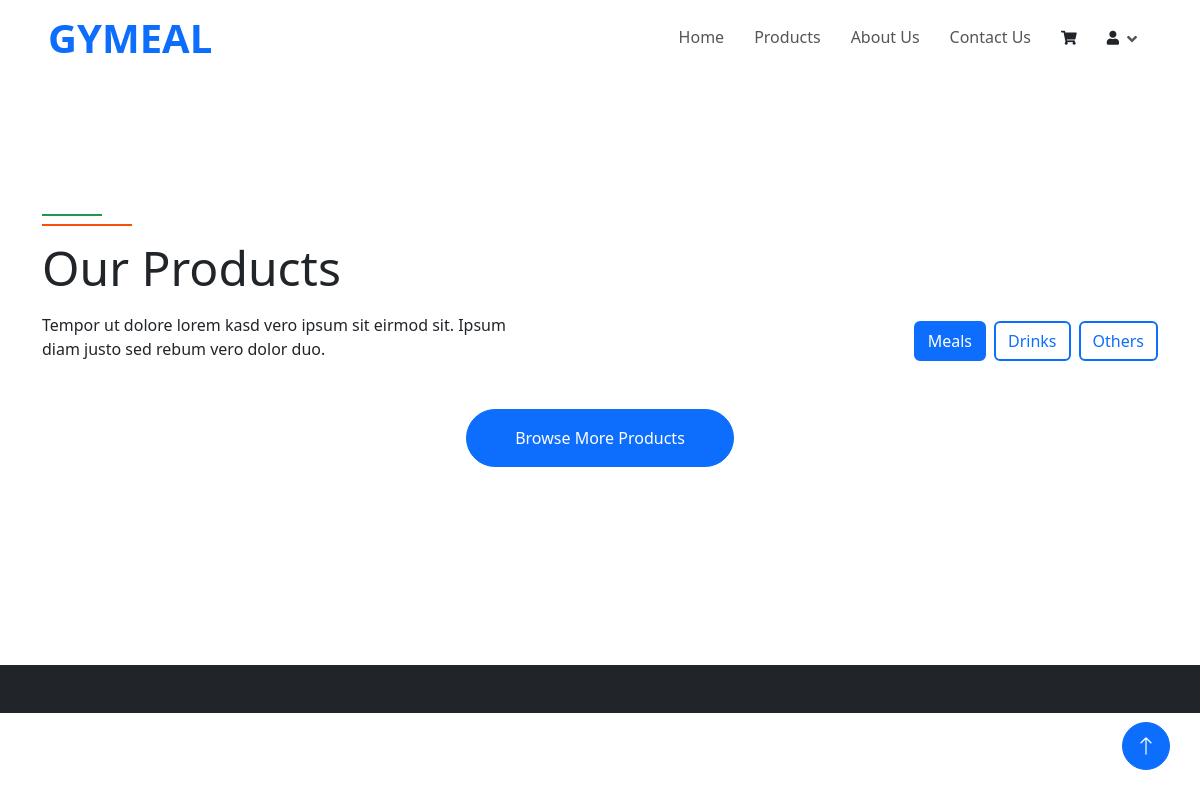
The page /products on the database as committed earlier.
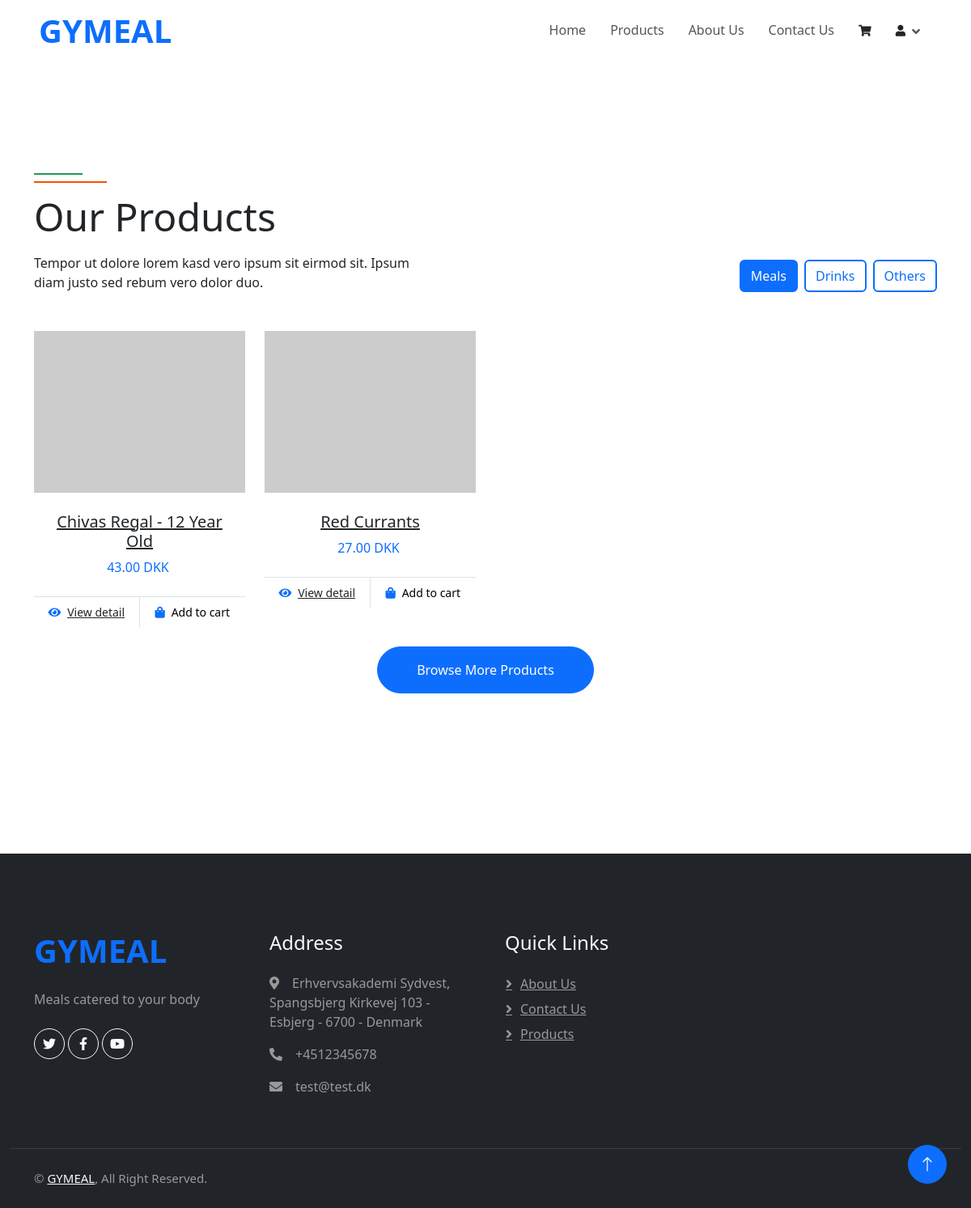
The same page on the database as committed later.
### tables this page shows
CREATE TABLE IF NOT EXISTS `product` (
  `productId` int NOT NULL AUTO_INCREMENT,
  `title` varchar(100) NOT NULL,
  `code` varchar(25) NOT NULL,
  `quantity` int NOT NULL,
  `desc` TEXT NOT NULL,
  `image` varchar(255) NOT NULL,
  `price` decimal(10,2) NOT NULL,
  `productFilterId` int NOT NULL,
  PRIMARY KEY (`productId`),
  FOREIGN KEY (`productFilterId`) REFERENCES `productfilter`(`productFilterId`),
  UNIQUE KEY `product_code` (`code`)
);

CREATE TABLE IF NOT EXISTS `company` (
  `companyId` int NOT NULL AUTO_INCREMENT,
  `name` varchar(25) NOT NULL,
  `email` varchar(50) NOT NULL,
  `phone` varchar(25) NOT NULL,
  `desc` TEXT NOT NULL,
  `image` varchar(255) NOT NULL,
  `addressId` int NOT NULL,
  PRIMARY KEY (`companyId`),
  FOREIGN KEY (`addressId`) REFERENCES `address`(`addressId`)
);

CREATE TABLE IF NOT EXISTS `address` (
  `addressId` int NOT NULL AUTO_INCREMENT,
  `street` varchar(50) NOT NULL,
  `city` varchar(25) NOT NULL,
  `postalCode` int NOT NULL,
  `countryId` int NOT NULL,
  PRIMARY KEY (`addressId`),
  FOREIGN KEY (`countryId`) REFERENCES `country`(`countryId`)
);

CREATE TABLE IF NOT EXISTS `country` (
  `countryId` int NOT NULL AUTO_INCREMENT,
  `country` varchar(25) NOT NULL,
  PRIMARY KEY (`countryId`)
);

### router.php (called while the page is built, shortened)
<?php
class Router
{
	function any($route, $path_to_include){ $this->route($route, $path_to_include); }
	function route($route, $path_to_include)
	{
		$callback = $path_to_include;
		if( !is_callable($callback) ){
		  if(!strpos($path_to_include, '.php')){
			$path_to_include.='.php';
		  }
		}
		$request_url = filter_var($_SERVER['REQUEST_URI'], FILTER_SANITIZE_URL);
		$request_url = rtrim($request_url, '/');
		$request_url = strtok($request_url, '?');
		$route_parts = explode('/', $route);
		$request_url_parts = explode('/', $request_url);
		array_shift($route_parts);
		array_shift($request_url_parts);
		$parameters = [];
		for( $__i__ = 0; $__i__ < count($route_parts); $__i__++ ){
		  $route_part = $route_parts[$__i__];
		  if( preg_match("/^[$]/", $route_part) ){
			$route_part = ltrim($route_part, '$');
			array_push($parameters, $request_url_parts[$__i__]);
			$$route_part=$request_url_parts[$__i__];
		  }
		  else if( $route_parts[$__i__] != $request_url_parts[$__i__] ){
			return;
		  }
		}
		include_once __DIR__."/$path_to_include";
		exit();
	}
}

### index.php (called while the page is built, shortened)
<?php
include 'router.php';
$router = new Router();
$router->any('/', 'views/index');
$router->any('/home', 'views/index');
$router->any('/about', 'views/about');
$router->any('/contactus', 'views/contactus');
$router->any('/products', 'views/products');

### cms/utils/util.php (called while the page is built, shortened)
<?php
class Util
{
    public static function Header(): void
    {
        include(SITE_ROOT.'/views/includes/header.inc.php');
    }
    public static function Navbar(): void
    {
        include(SITE_ROOT.'/views/includes/navbar.inc.php');
    }
    public static function Footer(): void
    {
        include(SITE_ROOT.'/views/includes/footer.inc.php');
    }
}

### cms/controllers/products.php (called while the page is built, shortened)
<?php
require_once __DIR__.'/../models/product.php';
class Products
{
    public function ProductMealFilter()
    {
        $Product = new ProductModel();
        return $Product->ProductMealFilter();
    }
}

### cms/core/database.php (called while the page is built, shortened)
<?php
class Database
{
    protected mixed $statement;
    private string $dbHost = "localhost";
    private string $dbUser = "root";
    private string $dbPass = "";
    private string $dbName = "cms-new";
    protected function connect()
    {
        try {
            $dsn = 'mysql:host='.$this->dbHost.';dbname='.$this->dbName;
            $this->pdo = new PDO($dsn, $this->dbUser, $this->dbPass, [PDO::MYSQL_ATTR_INIT_COMMAND =>"SET NAMES utf8;SET time_zone = 'Europe/Copenhagen'"]);
            $this->pdo->setAttribute(PDO::ATTR_DEFAULT_FETCH_MODE, PDO::FETCH_OBJ);
            return $this->pdo;
        } catch (PDOException $e) {
            print ("Error!: ".$e->getMessage()."<br/>");
            die();
        } finally {
        }
    }
    protected function prepare($sql)
    {
        $this->statement = $this->connect()->prepare($sql);
    }
    protected function fetchAll()
    {
        try {
            return $this->statement->fetchAll();
        } catch (Throwable $error) {
            print_r("Error: " . $error->getMessage());
        } finally {
            $this->pdo = NULL;
        }
    }
}

### cms/models/product.php (called while the page is built, shortened)
<?php
require_once __DIR__.'/../core/database.php';
class ProductModel extends Database
{
    public function ProductArray()
    {
        $this->statement->execute();
        return $this->fetchAll();
    }
    public function ProductMealFilter()
    {
        $this->prepare(FILTERMEALS);
        $this->statement->execute();
        return $this->fetchAll();
    }
    public function ProductDrinkFilter()
    {
        $this->statement->execute();
        return $this->fetchAll();
    }
}

### cms/controllers/company.php (called while the page is built, shortened)
<?php
require_once __DIR__.'/../models/companydata.php';
class Company
{
    public function GetCompanyArray()
    {
        $Company = new CompanyModel();
        return $Company->CompanyDataArray();
    }
}

### cms/models/companydata.php (called while the page is built, shortened)
<?php
require_once __DIR__.'/../core/database.php';
class CompanyModel extends Database
{
    public function CompanyDataArray()
    {
        $this->prepare(COMPANYDATA);
        $this->statement->execute();
        return $this->fetchAll();
    }
}

### views/products.php (the view, shortened to what the rows shown need)
<?php
require_once './cms/controllers/company.php';
require_once './cms/controllers/products.php';
$product = new Products;
$mealFilter = $product->ProductMealFilter();
?>
<main class="testcontainer">
    <div class="container-xxl py-5">
        <div class="container">
            <div class="row g-0 gx-5 align-items-end">
                <div class="col-lg-6">
                    <div class="section-header text-start mb-5 wow fadeInUp" data-wow-delay="0.1s"
                        style="max-width: 500px;">
                        <h1 class="display-5 mb-3">Our Products</h1>
                    </div>
                </div>
            </div>
            <div class="tab-content">
                <div id="tab-1" class="tab-pane fade show p-0 active">
                    <div class="row g-4">
                        <?php foreach ($mealFilter as $row) : ?>
                        <div class="col-xl-3 col-lg-4 col-md-6 wow fadeInUp" data-wow-delay="0.1s">
                            <form method="POST">
                                <div class="product-item">
                                    <div class="position-relative bg-light overflow-hidden">
                                        <img class="img-wrapper" src="<?= $row->image; ?>" alt="">
                                    </div>
                                    <div class="text-center p-4">
                                        <a class="d-block h5 mb-2"
                                            href="<?= (SITE_URL); ?>/productview/<?= $row->productId; ?>"><?= $row->title; ?></a>
                                        <span class="text-primary me-1"><?= $row->price; ?> DKK</span>
                                    </div>
                                    <div class="d-flex border-top">
                                        <small class="w-50 text-center border-end py-2">
                                            <a class="text-body"
                                                href="<?= (SITE_URL); ?>/productview/<?= $row->productId; ?>"><i
                                                    class="fa fa-eye text-primary me-2"></i>View
                                                detail</a>
                                        </small>
                                        <small class="w-50 text-center py-2">
                                            <div class="form-group">
                                                <div class="text-body">
                                                    <button class="textbutton" name="add" type="add" value="add"><i
                                                            class="fa fa-shopping-bag text-primary me-2"></i>Add to cart
                                                    </button>
                                                </div>
                                            </div>
                                        </small>
                                    </div>
                                </div>
                            </form>
                        </div>
                        <?php endforeach; ?>
                    </div>
                </div>
            </div>
        </div>
    </div>
</main>
<?php Util::Footer(); ?>

### views/includes/footer.inc.php (shortened to what the rows shown need)
<?php
$companyData = new Company;
?>
<div class="container-fluid bg-dark footer mt-5 pt-5">
    <?php foreach ($companyData->GetCompanyArray() as $row) : ?>
    <div class="container py-5">
        <div class="row g-5">
            <div class="col-lg-3 col-md-6">
                <h1 class="fw-bold text-primary mb-4"><?= $row->name; ?></h1>
                <p><?= substr($row->desc, 0, 35); ?></p>
                <div class="d-flex pt-2">
                    <a class="btn btn-square btn-outline-light rounded-circle me-1" href=""><i
                            class="fab fa-twitter"></i></a>
                    <a class="btn btn-square btn-outline-light rounded-circle me-1" href=""><i
                            class="fab fa-facebook-f"></i></a>
                    <a class="btn btn-square btn-outline-light rounded-circle me-1" href=""><i
                            class="fab fa-youtube"></i></a>
                </div>
            </div>
            <div class="col-lg-3 col-md-6">
                <h4 class="text-light mb-4">Address</h4>
                <p><i class="fa fa-map-marker-alt me-3"></i><?= $row->street; ?> -
                    <?= $row->city; ?> -
                    <?= $row->postalCode; ?> -
                    <?= $row->country; ?></p>
                <p><i class="fa fa-phone-alt me-3"></i><?= $row->phone; ?></p>
                <p><i class="fa fa-envelope me-3"></i><?= $row->email; ?></p>
            </div>
            <div class="col-lg-3 col-md-6">
                <h4 class="text-light mb-4">Quick Links</h4>
                <a class="btn btn-link" href="/about">About Us</a>
                <a class="btn btn-link" href="/contactus">Contact Us</a>
                <a class="btn btn-link" href="/products">Products</a>
            </div>
        </div>
    </div>
    <div class="container-fluid copyright">
        <div class="container">
            <div class="row">
                <div class="col-md-6 text-center text-md-start mb-3 mb-md-0">
                    &copy; <a href="/"><?= $row->name; ?></a>, All Right Reserved.
                </div>
            </div>
        </div>
    </div>
    <?php endforeach ?>
</div>
</body>
</html>

Rows that differ between the two databases and show on the page:
added product: title "Chivas Regal - 12 Year Old", price "43.00"
added product: title "Red Currants", price "27.00"
now on this page (row edited): company: name "GYMEAL", desc "Meals catered to your body", addressId.street "Erhvervsakademi Sydvest, Spangsbjerg Kirkevej 103", addressId.city "Esbjerg", addressId.postalCode "6700", country.country "Denmark", phone "+4512345678", email "test@test.dk"
